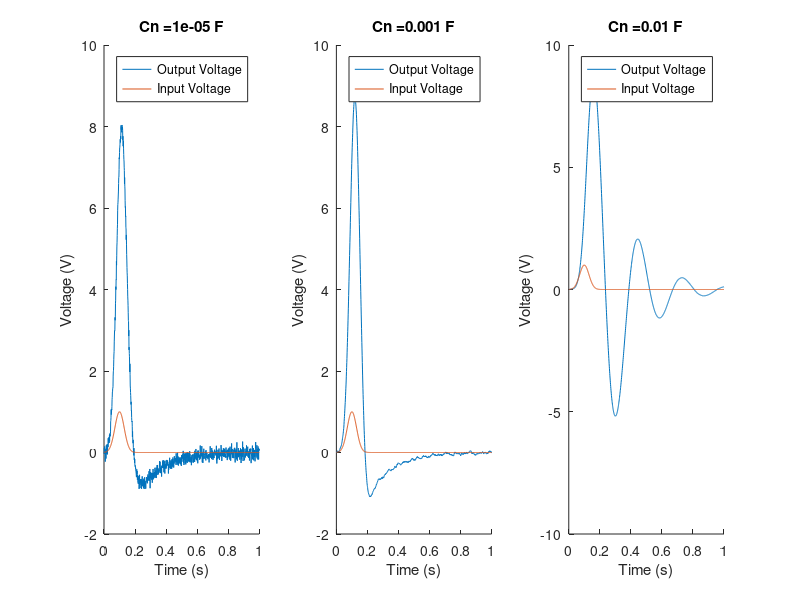

Write the MATLAB code that produced this figure.

clear all;
clc;

Cn(1:3)=[0.00001 0.001 0.01 ];
%fplot(Pulse,[0 1])
for cc=1:3
    
    % Parameters
R1 = 1;
R2 = 2;
R3 = 10;
R4 = 0.1;
RO = 1000;
C1 = 0.25;
L1 = 0.2;
alpha = 100;

%Cn=0.00001;
% % Cn=0.0001;


% V = [ V1; V2; V3; V4; V5; IL]
Vin=1;
G=zeros(6);
C=zeros(6);

%% V1
G(1,:)=[1 0 0 0 0 0]; % V1
C(1,:)=[0 0 0 0 0 0]; % V1

%% V2
G(2,:)=[(-1/R1) (1/R2+1/R1) 0 0 0 1]; 
C(2,:)=[-C1 +C1 0 0 0 0];

%% V3
G(3,:)=[0 0 1/R3 0 0 -1]; 
C(3,:)=[0 0 Cn(cc) 0 0 0]; 

%% V4
G(4,:)=[0 0 -1*alpha/R3 1 0 0]; 
C(4,:)=[0 0 0 0 0 0]; 

%% V5
G(5,:)=[0 0 0 -1/R4 (1/R4+1/RO) 0]; 
C(5,:)=[0 0 0 0 0 0];

%% V6
G(6,:)=[0 -1 1 0 0 0]; 
C(6,:)=[0 0 0 0 0 L1]; 




%% Part C gause


timesim=1; % sec
numsteps=1000;

f=1/0.03;

timestep=timesim/numsteps;

A=(C./timestep+G);

clear V

V(1:6,1)=[0;0;0;0;0;0];

t=linspace(0,timesim,numsteps);

Pulse=@(t) exp(-(t-0.1)^2/(2.*0.03^2));
    

    for step=1:numsteps

        In=randn()*0.001;

        t=step*timestep;

        Vin=Pulse(t);

        F=[Vin; 0; -In; 0; 0; 0];

        B=C*V(1:6,step)./timestep+F;

        V(1:6,step+1)=A\B;


    end



    figure(19)

    
    subplot(1,3,cc)
    hold on
    title(strcat('Cn = ',num2str(Cn(cc)),' F'))
    plot(linspace(0,timesim,numsteps+1),V(5,:))
   

    plot(linspace(0,timesim,numsteps+1),V(1,:))
    xlabel('Time (s)')
    ylabel('Voltage (V)')
    legend('Output Voltage','Input Voltage')

    
    
end
    % 
% figure(5)
% plot(fftshift(log(abs(Yo./Yi))*20))
% xlim([487 514])
